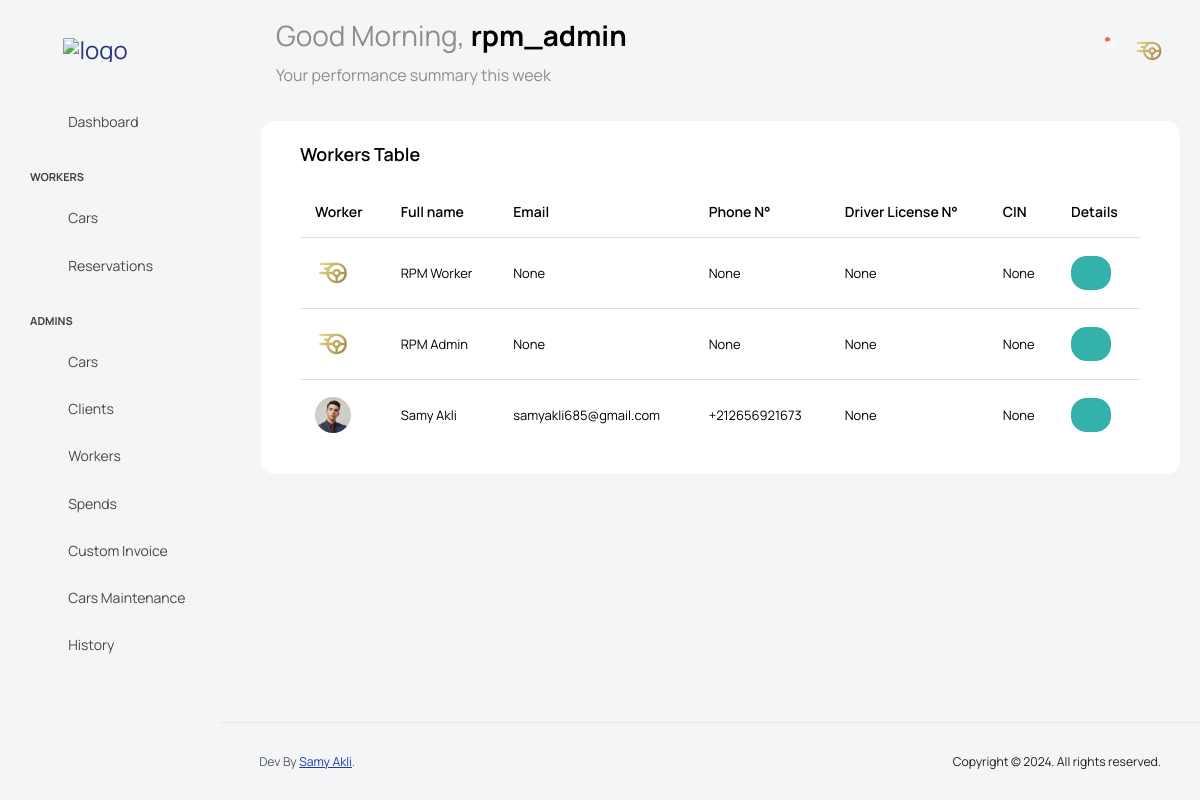
Page /workers (signed in) on the committed database.
### car_rental/models.py (models this page shows, shortened)
class Worker(models.Model):
    genders = [
        ('male','Male'),
        ('female','Female'),
    ]
    user = models.OneToOneField(User, on_delete=models.CASCADE)
    avatar = models.ImageField(upload_to='worker-profile/', null=True, blank=True)
    first_name = models.CharField(max_length=50, null=True, blank=True)
    last_name = models.CharField(max_length=50, null=True, blank=True)
    CIN = models.CharField(max_length=50, null=True, blank=True)
    birth_date = models.DateField(null=True, blank=True)
    address = models.CharField(max_length=50, null=True, blank=True)
    driver_license_number = models.CharField(max_length=50, null=True, blank=True)
    phone_number = models.CharField(max_length=50, null=True, blank=True)
    gender = models.CharField(max_length=50, choices=genders, null=True, blank=True)
    email = models.EmailField(max_length=50, null=True, blank=True)
    availability = models.BooleanField(default=True)
    created_at = models.DateTimeField(auto_now_add=True, null=True, blank=True)

### car_rental/views.py (the view)
# urls.py: path('workers', views.users_list, name='workers'),
@login_required
def users_list(request):
    notifications = Notification.objects.filter(recipient=request.user).order_by('-created_at')
    unread_notifications = notifications.filter(is_read=False)
    context = {
        'users': Worker.objects.all().order_by('-created_at'),
        'profile': Worker.objects.get(user=request.user),
        'notifications': notifications,
        'unread_notifications': unread_notifications,
    }
    return render(request, 'pages/workers.html', context)

### templates/pages/workers.html
{% extends 'base.html' %}
{% load static %}
{% block content %}
<div class="main-panel">
    <div class="content-wrapper">
      <div class="row ">
    <div class="card">
      <div class="card-body">
        <h4 class="card-title">Workers Table</h4>
        <div class="table-responsive">
          <table class="table table-hover">
            <thead>
              <tr>
                <th> Worker </th>
                <th> Full name </th>
                <th> Email </th>
                <th> Phone N° </th>
                <th> Driver License N° </th>
                <th> CIN </th>
                <th> Details </th>
              </tr>
            </thead>
            <tbody>
                {% for user in users %}
                <tr>
                    <td class="py-1">
                        {% if user.avatar %}
                            <img src="{{ user.avatar.url }}" alt="Profile" class="rounded-circle" width="50" height="50">
                        {% else %}
                            <img src="{% static 'images/faces/face28.png' %}" alt="Profile" class="rounded-circle" width="50" height="50">
                        {% endif %}
                    </td>
                    <td>{{ user.first_name }} {{ user.last_name }}</td>
                    <td>{{ user.email }}</td>
                    <td>{{ user.phone_number }}</td>
                    <td>{{ user.driver_license_number }}</td>
                    <td>{{ user.CIN }}</td>
                    <td>
                        <a href="{% url "worker_view" user.id %}">
                            <button type="button" class="btn btn-success btn-rounded btn-icon btn-sm">
                                <i class="ti-eye"></i>
                            </button>
                        </a>
                    </td>
                </tr>
                {% endfor %}
            </tbody>
          </table>
        </div>
      </div>
    </div>
  </div>
  </div>
{% endblock %}

### templates/parts/navbar.html (shortened to what this page needs)
{% load static %}
<div class="container-scroller">
    <nav class="navbar default-layout col-lg-12 col-12 p-0 fixed-top d-flex align-items-top flex-row">
      <div class="text-center navbar-brand-wrapper d-flex align-items-center justify-content-start">
        <div class="me-3">
          <button class="navbar-toggler navbar-toggler align-self-center" type="button" data-bs-toggle="minimize">
            <span class="icon-menu"></span>
          </button>
        </div>
        <div>
          <a class="navbar-brand brand-logo" href="{% url 'stats' %}">
            <img src="{% static 'images/logog.png' %}" alt="logo"/>
          </a>
        </div>
      </div>
      <div class="navbar-menu-wrapper d-flex align-items-top">
        {% if user.is_authenticated %}
        <ul class="navbar-nav">
          <li class="nav-item fw-semibold d-none d-lg-block ms-0">
            <h1 class="welcome-text">Good Morning, <span class="text-black fw-bold">{{ user.username }}</span></h1>
            <h3 class="welcome-sub-text">Your performance summary this week </h3>
          </li>
        </ul>
        <ul class="navbar-nav ms-auto">
          <li class="nav-item">
            <form class="search-form" method="GET" action="{% url 'search' %}">
                <i class="icon-search"></i>
                <input type="search" class="form-control" name="q" placeholder="Search Here" title="Search here">
            </form>
          </li>
          <li class="nav-item dropdown">
            <a class="nav-link count-indicator" id="notificationDropdown" href="#" data-bs-toggle="dropdown">
                <i class="icon-bell"></i>
                {% if unread_notifications.count %}
                <span class="count">
                    {{ unread_notifications.count }}
                </span>
                {% endif %}
            </a>
        </li>
        <li class="nav-item dropdown user-dropdown">
          <a class="nav-link" id="UserDropdown" href="#" data-bs-toggle="dropdown" aria-expanded="false">
            {% if user.worker.avatar %}
            <img class="img-xs rounded-circle" src="{{ user.worker.avatar.url }}" alt="Profile image">
            {% else %}
            <img class="img-xs rounded-circle" src="{% static 'images/faces/face28.png' %}" alt="Profile image">
            {% endif %}
          </a>
          {% endif %}
        </li>
      </div>
    </nav>

### rows in the picture
Worker: avatar (picture), first_name "RPM", last_name "Worker", email "None", phone_number "None", driver_license_number "None", CIN "None"
Worker: avatar (picture), first_name "RPM", last_name "Admin", email "None", phone_number "None", driver_license_number "None", CIN "None"
Worker: avatar (picture), first_name "Samy", last_name "Akli", email "samyakli685@gmail.com", phone_number "+212656921673", driver_license_number "None", CIN "None"

### other values in the picture
{{ user.username }} "rpm_admin"
{{ unread_notifications.count }} "15"
